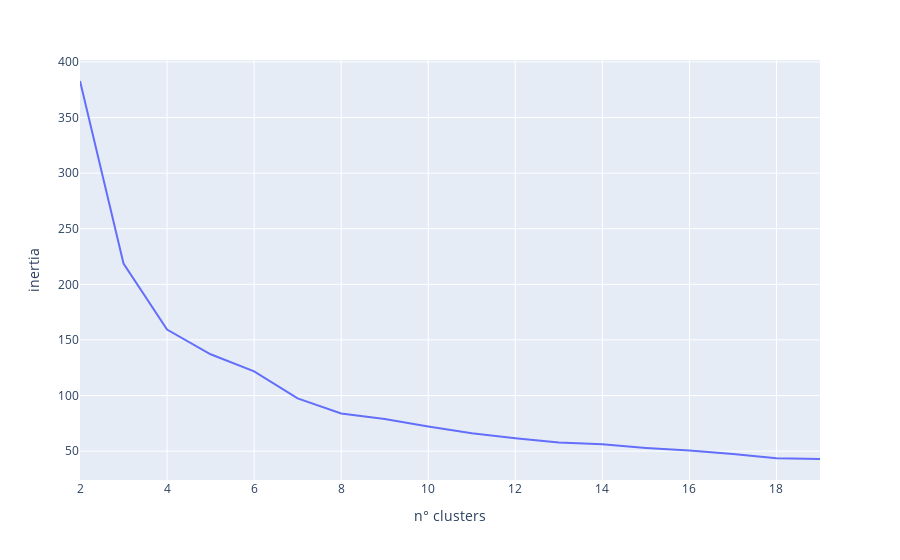

The code cell stored with this chart in its notebook:
### Markdown cell above
**Respuesta:**

### Code cell
pipeline = Pipeline([
    ('lrmfp_transformer', lrmfp_transformer),
    ('column_transformer', column_transformer)
])

transformed_data_2 = pipeline.fit_transform(df_retail)

intertias = [
    [i, KMeans(n_clusters=i, random_state=0, n_init= 'auto').fit(transformed_data_2).inertia_]
    for i in range(2, 20)
]

intertias = pd.DataFrame(intertias, columns=["n° clusters", "inertia"])
px.line(intertias, x='n° clusters', y='inertia')

### Figure 1 — Plotly figure (JSON) as saved in the notebook; plotly's stock layout.template omitted (floating-point values rounded to 4 significant figures)
{"data": [{"hovertemplate": "n° clusters=%{x}<br>inertia=%{y}<extra></extra>", "legendgroup": "", "line": {"color": "#636efa", "dash": "solid"}, "marker": {"symbol": "circle"}, "mode": "lines", "name": "", "orientation": "v", "showlegend": false, "type": "scatter", "x": [2, 3, 4, 5, 6, 7, 8, 9, 10, 11, 12, 13, 14, 15, 16, 17, 18, 19], "xaxis": "x", "y": [382.8, 218.7, 159.3, 137.1, 121.7, 97.47, 83.84, 78.97, 72.21, 65.99, 61.69, 57.73, 56.11, 52.94, 50.52, 47.48, 43.72, 42.94], "yaxis": "y"}], "layout": {"legend": {"tracegroupgap": 0}, "margin": {"t": 60}, "xaxis": {"anchor": "y", "domain": [0, 1], "title": {"text": "n° clusters"}}, "yaxis": {"anchor": "x", "domain": [0, 1], "title": {"text": "inertia"}}}}
